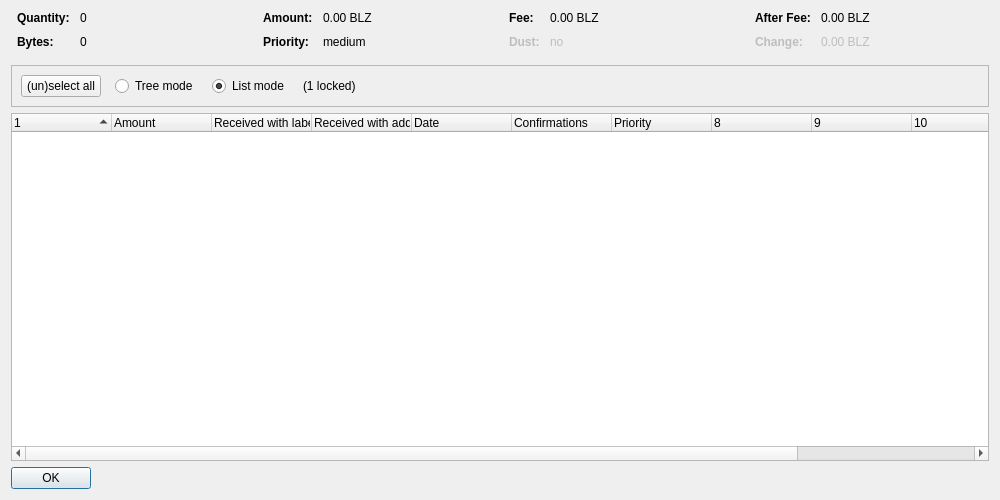
<?xml version="1.0" encoding="UTF-8"?>
<ui version="4.0">
 <class>CoinControlDialog</class>
 <widget class="QDialog" name="CoinControlDialog">
  <property name="geometry">
   <rect>
    <x>0</x>
    <y>0</y>
    <width>1000</width>
    <height>500</height>
   </rect>
  </property>
  <property name="windowTitle">
   <string>Coin Selection</string>
  </property>
  <layout class="QVBoxLayout" name="verticalLayout">
   <item>
    <layout class="QHBoxLayout" name="horizontalLayoutTop" stretch="0,0,0,0">
     <property name="topMargin">
      <number>0</number>
     </property>
     <property name="bottomMargin">
      <number>10</number>
     </property>
     <item>
      <layout class="QFormLayout" name="formLayoutCoinControl1">
       <property name="horizontalSpacing">
        <number>10</number>
       </property>
       <property name="verticalSpacing">
        <number>10</number>
       </property>
       <property name="leftMargin">
        <number>6</number>
       </property>
       <property name="rightMargin">
        <number>6</number>
       </property>
       <item row="0" column="0">
        <widget class="QLabel" name="labelCoinControlQuantityText">
         <property name="font">
          <font>
           <weight>75</weight>
           <bold>true</bold>
          </font>
         </property>
         <property name="text">
          <string>Quantity:</string>
         </property>
        </widget>
       </item>
       <item row="0" column="1">
        <widget class="QLabel" name="labelCoinControlQuantity">
         <property name="cursor">
          <cursorShape>IBeamCursor</cursorShape>
         </property>
         <property name="contextMenuPolicy">
          <enum>Qt::ActionsContextMenu</enum>
         </property>
         <property name="text">
          <string notr="true">0</string>
         </property>
         <property name="textInteractionFlags">
          <set>Qt::LinksAccessibleByMouse|Qt::TextSelectableByKeyboard|Qt::TextSelectableByMouse</set>
         </property>
        </widget>
       </item>
       <item row="1" column="0">
        <widget class="QLabel" name="labelCoinControlBytesText">
         <property name="font">
          <font>
           <weight>75</weight>
           <bold>true</bold>
          </font>
         </property>
         <property name="text">
          <string>Bytes:</string>
         </property>
        </widget>
       </item>
       <item row="1" column="1">
        <widget class="QLabel" name="labelCoinControlBytes">
         <property name="cursor">
          <cursorShape>IBeamCursor</cursorShape>
         </property>
         <property name="contextMenuPolicy">
          <enum>Qt::ActionsContextMenu</enum>
         </property>
         <property name="text">
          <string notr="true">0</string>
         </property>
         <property name="textInteractionFlags">
          <set>Qt::LinksAccessibleByMouse|Qt::TextSelectableByKeyboard|Qt::TextSelectableByMouse</set>
         </property>
        </widget>
       </item>
      </layout>
     </item>
     <item>
      <layout class="QFormLayout" name="formLayoutCoinControl2">
       <property name="horizontalSpacing">
        <number>10</number>
       </property>
       <property name="verticalSpacing">
        <number>10</number>
       </property>
       <property name="leftMargin">
        <number>6</number>
       </property>
       <property name="rightMargin">
        <number>6</number>
       </property>
       <item row="0" column="0">
        <widget class="QLabel" name="labelCoinControlAmountText">
         <property name="font">
          <font>
           <weight>75</weight>
           <bold>true</bold>
          </font>
         </property>
         <property name="text">
          <string>Amount:</string>
         </property>
        </widget>
       </item>
       <item row="0" column="1">
        <widget class="QLabel" name="labelCoinControlAmount">
         <property name="cursor">
          <cursorShape>IBeamCursor</cursorShape>
         </property>
         <property name="contextMenuPolicy">
          <enum>Qt::ActionsContextMenu</enum>
         </property>
         <property name="text">
          <string notr="true">0.00 BLZ</string>
         </property>
         <property name="textInteractionFlags">
          <set>Qt::LinksAccessibleByMouse|Qt::TextSelectableByKeyboard|Qt::TextSelectableByMouse</set>
         </property>
        </widget>
       </item>
       <item row="1" column="0">
        <widget class="QLabel" name="labelCoinControlPriorityText">
         <property name="font">
          <font>
           <weight>75</weight>
           <bold>true</bold>
          </font>
         </property>
         <property name="text">
          <string>Priority:</string>
         </property>
        </widget>
       </item>
       <item row="1" column="1">
        <widget class="QLabel" name="labelCoinControlPriority">
         <property name="cursor">
          <cursorShape>IBeamCursor</cursorShape>
         </property>
         <property name="contextMenuPolicy">
          <enum>Qt::ActionsContextMenu</enum>
         </property>
         <property name="text">
          <string notr="true">medium</string>
         </property>
         <property name="textInteractionFlags">
          <set>Qt::LinksAccessibleByMouse|Qt::TextSelectableByKeyboard|Qt::TextSelectableByMouse</set>
         </property>
        </widget>
       </item>
      </layout>
     </item>
     <item>
      <layout class="QFormLayout" name="formLayoutCoinControl3">
       <property name="horizontalSpacing">
        <number>10</number>
       </property>
       <property name="verticalSpacing">
        <number>10</number>
       </property>
       <property name="leftMargin">
        <number>6</number>
       </property>
       <property name="rightMargin">
        <number>6</number>
       </property>
       <item row="0" column="0">
        <widget class="QLabel" name="labelCoinControlFeeText">
         <property name="font">
          <font>
           <weight>75</weight>
           <bold>true</bold>
          </font>
         </property>
         <property name="text">
          <string>Fee:</string>
         </property>
        </widget>
       </item>
       <item row="0" column="1">
        <widget class="QLabel" name="labelCoinControlFee">
         <property name="cursor">
          <cursorShape>IBeamCursor</cursorShape>
         </property>
         <property name="contextMenuPolicy">
          <enum>Qt::ActionsContextMenu</enum>
         </property>
         <property name="text">
          <string notr="true">0.00 BLZ</string>
         </property>
         <property name="textInteractionFlags">
          <set>Qt::LinksAccessibleByMouse|Qt::TextSelectableByKeyboard|Qt::TextSelectableByMouse</set>
         </property>
        </widget>
       </item>
       <item row="1" column="0">
        <widget class="QLabel" name="labelCoinControlLowOutputText">
         <property name="enabled">
          <bool>false</bool>
         </property>
         <property name="font">
          <font>
           <weight>75</weight>
           <bold>true</bold>
          </font>
         </property>
         <property name="text">
          <string>Dust:</string>
         </property>
        </widget>
       </item>
       <item row="1" column="1">
        <widget class="QLabel" name="labelCoinControlLowOutput">
         <property name="enabled">
          <bool>false</bool>
         </property>
         <property name="cursor">
          <cursorShape>IBeamCursor</cursorShape>
         </property>
         <property name="contextMenuPolicy">
          <enum>Qt::ActionsContextMenu</enum>
         </property>
         <property name="text">
          <string notr="true">no</string>
         </property>
         <property name="textInteractionFlags">
          <set>Qt::LinksAccessibleByMouse|Qt::TextSelectableByKeyboard|Qt::TextSelectableByMouse</set>
         </property>
        </widget>
       </item>
      </layout>
     </item>
     <item>
      <layout class="QFormLayout" name="formLayoutCoinControl4">
       <property name="horizontalSpacing">
        <number>10</number>
       </property>
       <property name="verticalSpacing">
        <number>10</number>
       </property>
       <property name="leftMargin">
        <number>6</number>
       </property>
       <property name="rightMargin">
        <number>6</number>
       </property>
       <item row="0" column="0">
        <widget class="QLabel" name="labelCoinControlAfterFeeText">
         <property name="font">
          <font>
           <weight>75</weight>
           <bold>true</bold>
          </font>
         </property>
         <property name="text">
          <string>After Fee:</string>
         </property>
        </widget>
       </item>
       <item row="0" column="1">
        <widget class="QLabel" name="labelCoinControlAfterFee">
         <property name="cursor">
          <cursorShape>IBeamCursor</cursorShape>
         </property>
         <property name="contextMenuPolicy">
          <enum>Qt::ActionsContextMenu</enum>
         </property>
         <property name="text">
          <string notr="true">0.00 BLZ</string>
         </property>
         <property name="textInteractionFlags">
          <set>Qt::LinksAccessibleByMouse|Qt::TextSelectableByKeyboard|Qt::TextSelectableByMouse</set>
         </property>
        </widget>
       </item>
       <item row="1" column="0">
        <widget class="QLabel" name="labelCoinControlChangeText">
         <property name="enabled">
          <bool>false</bool>
         </property>
         <property name="font">
          <font>
           <weight>75</weight>
           <bold>true</bold>
          </font>
         </property>
         <property name="text">
          <string>Change:</string>
         </property>
        </widget>
       </item>
       <item row="1" column="1">
        <widget class="QLabel" name="labelCoinControlChange">
         <property name="enabled">
          <bool>false</bool>
         </property>
         <property name="cursor">
          <cursorShape>IBeamCursor</cursorShape>
         </property>
         <property name="contextMenuPolicy">
          <enum>Qt::ActionsContextMenu</enum>
         </property>
         <property name="text">
          <string notr="true">0.00 BLZ</string>
         </property>
         <property name="textInteractionFlags">
          <set>Qt::LinksAccessibleByMouse|Qt::TextSelectableByKeyboard|Qt::TextSelectableByMouse</set>
         </property>
        </widget>
       </item>
      </layout>
     </item>
    </layout>
   </item>
   <item>
    <widget class="QFrame" name="frame">
     <property name="minimumSize">
      <size>
       <width>0</width>
       <height>40</height>
      </size>
     </property>
     <property name="frameShape">
      <enum>QFrame::StyledPanel</enum>
     </property>
     <property name="frameShadow">
      <enum>QFrame::Sunken</enum>
     </property>
     <layout class="QHBoxLayout" name="horizontalLayout">
      <item>
       <layout class="QHBoxLayout" name="horizontalLayoutPanel" stretch="0,0,0,0,0">
        <property name="spacing">
         <number>14</number>
        </property>
        <item>
         <widget class="QPushButton" name="pushButtonSelectAll">
          <property name="sizePolicy">
           <sizepolicy hsizetype="Maximum" vsizetype="Fixed">
            <horstretch>0</horstretch>
            <verstretch>0</verstretch>
           </sizepolicy>
          </property>
          <property name="text">
           <string>(un)select all</string>
          </property>
          <property name="autoDefault">
           <bool>false</bool>
          </property>
         </widget>
        </item>
        <item>
         <widget class="QRadioButton" name="radioTreeMode">
          <property name="sizePolicy">
           <sizepolicy hsizetype="Maximum" vsizetype="Fixed">
            <horstretch>0</horstretch>
            <verstretch>0</verstretch>
           </sizepolicy>
          </property>
          <property name="text">
           <string>Tree mode</string>
          </property>
         </widget>
        </item>
        <item>
         <widget class="QRadioButton" name="radioListMode">
          <property name="sizePolicy">
           <sizepolicy hsizetype="Maximum" vsizetype="Fixed">
            <horstretch>0</horstretch>
            <verstretch>0</verstretch>
           </sizepolicy>
          </property>
          <property name="text">
           <string>List mode</string>
          </property>
          <property name="checked">
           <bool>true</bool>
          </property>
         </widget>
        </item>
        <item>
         <widget class="QLabel" name="labelLocked">
          <property name="text">
           <string notr="true">(1 locked)</string>
          </property>
         </widget>
        </item>
        <item>
         <spacer name="horizontalSpacer">
          <property name="orientation">
           <enum>Qt::Horizontal</enum>
          </property>
          <property name="sizeHint" stdset="0">
           <size>
            <width>40</width>
            <height>20</height>
           </size>
          </property>
         </spacer>
        </item>
       </layout>
      </item>
     </layout>
    </widget>
   </item>
   <item>
    <widget class="CoinControlTreeWidget" name="treeWidget">
     <property name="contextMenuPolicy">
      <enum>Qt::CustomContextMenu</enum>
     </property>
     <property name="sortingEnabled">
      <bool>false</bool>
     </property>
     <property name="columnCount">
      <number>12</number>
     </property>
     <attribute name="headerShowSortIndicator" stdset="0">
      <bool>true</bool>
     </attribute>
     <attribute name="headerStretchLastSection">
      <bool>false</bool>
     </attribute>
     <column>
      <property name="text">
       <string/>
      </property>
     </column>
     <column>
      <property name="text">
       <string>Amount</string>
      </property>
     </column>
     <column>
      <property name="text">
       <string>Received with label</string>
      </property>
     </column>
     <column>
      <property name="text">
       <string>Received with address</string>
      </property>
     </column>
     <column>
      <property name="text">
       <string>Date</string>
      </property>
     </column>
     <column>
      <property name="text">
       <string>Confirmations</string>
      </property>
      <property name="toolTip">
       <string>Confirmed</string>
      </property>
     </column>
     <column>
      <property name="text">
       <string>Priority</string>
      </property>
     </column>
     <column>
      <property name="text">
       <string/>
      </property>
     </column>
     <column>
      <property name="text">
       <string/>
      </property>
     </column>
     <column>
      <property name="text">
       <string/>
      </property>
     </column>
     <column>
      <property name="text">
       <string/>
      </property>
     </column>
     <column>
      <property name="text">
       <string/>
      </property>
     </column>
    </widget>
   </item>
   <item>
    <widget class="QDialogButtonBox" name="buttonBox">
     <property name="sizePolicy">
      <sizepolicy hsizetype="Maximum" vsizetype="Fixed">
       <horstretch>0</horstretch>
       <verstretch>0</verstretch>
      </sizepolicy>
     </property>
     <property name="orientation">
      <enum>Qt::Horizontal</enum>
     </property>
     <property name="standardButtons">
      <set>QDialogButtonBox::Ok</set>
     </property>
    </widget>
   </item>
  </layout>
 </widget>
 <customwidgets>
  <customwidget>
   <class>CoinControlTreeWidget</class>
   <extends>QTreeWidget</extends>
   <header>coincontroltreewidget.h</header>
  </customwidget>
 </customwidgets>
 <resources/>
 <connections/>
</ui>
